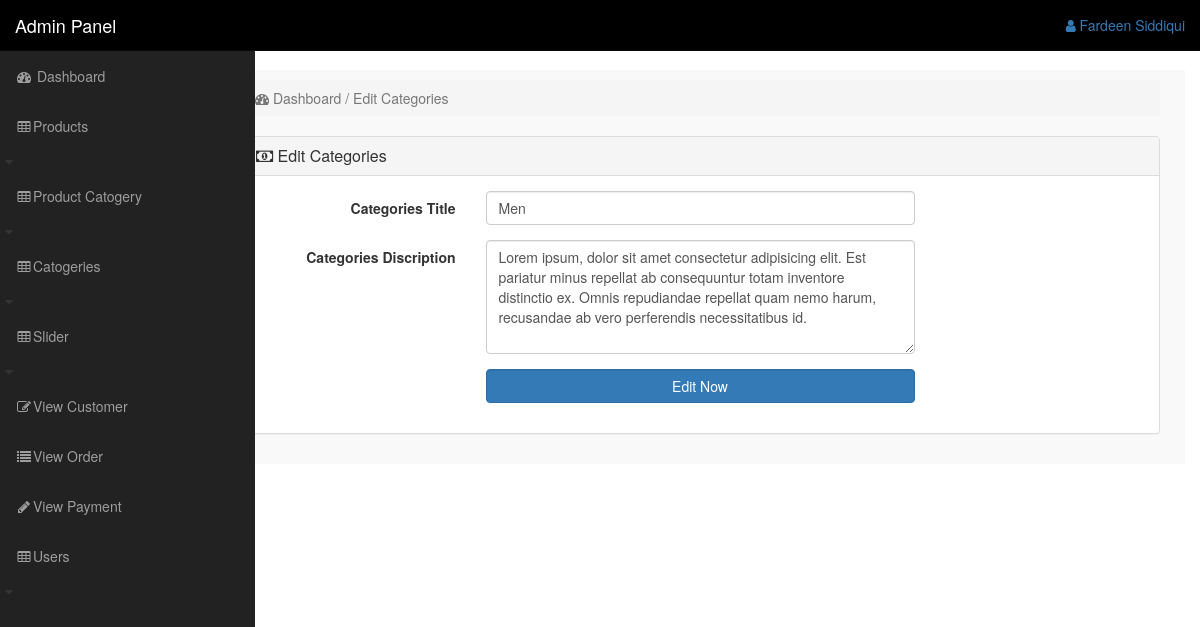
Screenshot of /admin_area/index.php?e_cat=1 (signed in) with the database file from the repository.
### tables this page shows
CREATE TABLE `categories` (
  `cat_id` int(100) NOT NULL,
  `cat_title` text NOT NULL,
  `cat_desc` text NOT NULL
);

### admin_area/e_cat.php (the view, shortened to what this page needs)
<?php
    if(!isset($_SESSION['admin_email'])){
        echo "<script>window.open('login.php','_self')</script>";
    }else{
?>
<?php
    if(isset($_GET['e_cat'])){
        $edit_cat_id = $_GET['e_cat'];
        $get_cat = "select * from categories where cat_id='$edit_cat_id'";
        $run_cat_edit = mysqli_query($con,$get_cat);
        $row_edit = mysqli_fetch_array($run_cat_edit);
        $cat_title = $row_edit['cat_title'];
        $cat_desc = $row_edit['cat_desc'];
    }
?>
    <div class="row">
        <div class="col-lg-12">
            <ol class="breadcrumb">
                <li class="active">
                    <i class="fa fa-dashboard"></i> Dashboard / Edit Categories
                </li>
            </ol>
        </div>
    </div>
    <div class="row">
        <div class="col-lg-12">
            <div class="panel panel-default">
                <div class="panel-heading">
                    <h3 class="panel-title">
                        <i class="fa fa-money fa-w"></i> Edit Categories
                    </h3>
                </div>
                <div class="panel-body">
                <form action="" class="form-horizontal" method="post">
                    <div class="form-group">
                        <label for="" class="col-md-3 control-label">Categories Title</label>
                        <div class="col-md-6">
                            <input type="text" class="form-control" name="cat_title" value="<?php echo $cat_title; ?> ">
                        </div>
                    </div>
                    <div class="form-group">
                        <label for="" class="col-md-3 control-label">Categories Discription</label>
                        <div class="col-md-6">
                            <textarea type="text" class="form-control" rows="5" name="cat_desc" ><?php echo $cat_desc; ?></textarea>
                        </div>
                    </div>
                    <div class="form-group">
                        <label for="" class="col-md-3 control-label"></label>
                        <div class="col-md-6">
                            <input type="submit" class="btn btn-primary form-control" name="update" value="Edit Now">
                        </div>
                    </div>
                </form>
                </div>
            </div>
        </div>
    </div>
<?php } ?>

### admin_area/includes/sidebar.php (shortened to what this page needs)
<?php
     if(!isset($_SESSION['admin_email'])){
        echo "<script>window.open('login.php','_self')</script>";
    }else{
?>
<nav class="navbar navbar-inverse navbar-fixed-top" style="background:black">
    <div class="navbar-header">
        <a href="index.php?dashboard" class="navbar-brand">Admin Panel</a>
    </div>
    <ul class="nav navbar-right top-nav">
        <li class="dropdown">
            <a href="#" class="dropdown-toggle" data-toggle="dropdown">
                <i class="fa fa-user"></i> <?php echo $admin_name ?>
            </a>
        </li>
    </ul>
    <div class="collapse navbar-collapse navbar-exl-collapse">
        <ul class="nav navbar-nav side-nav">
            <li>
                <a href="index.php?dashboard">
                    <i class="fa fa-fw fa-dashboard"></i> Dashboard
                </a>
            </li>
            <li>
                <a href="#" data-toggle="collapse" data-target="#products">
                    <i class="fa fa-fw fa-table"></i>Products </a>
                    <i class="fa fa-fw fa-caret-down"></i>
            </li>
            <li>
                <a href="#" data-toggle="collapse" data-target="#product_cat">
                    <i class="fa fa-fw fa-table"></i>Product Catogery</a>
                    <i class="fa fa-fw fa-caret-down"></i>
            </li>
            <li>
                <a href="#" data-toggle="collapse" data-target="#categories">
                    <i class="fa fa-fw fa-table"></i>Catogeries </a>
                    <i class="fa fa-fw fa-caret-down"></i>
            </li>
            <li>
                <a href="#" data-toggle="collapse" data-target="#slider">
                    <i class="fa fa-fw fa-table"></i>Slider </a>
                    <i class="fa fa-fw fa-caret-down"></i>
            </li>
            <li>
                <a href="index.php?view_customer">
                    <i class="fa fa-fw fa-edit"></i>View Customer
                </a>
            </li>
            <li>
                <a href="index.php?view_order">
                    <i class="fa fa-fw fa-list"></i>View Order
                </a>
            </li>
            <li>
                <a href="index.php?view_payment">
                    <i class="fa fa-fw fa-pencil"></i>View Payment
                </a>
            </li>
            <li>
                <a href="#" data-toggle="collapse" data-target="#users">
                    <i class="fa fa-fw fa-table"></i>Users </a>
                    <i class="fa fa-fw fa-caret-down"></i>
            </li>
        </ul>
    </div>
</nav>
    <?php } ?>

### admin_area/css/style.css (style rules this page uses)
body { margin-top: 70px; }
.top-nav { padding: 0 15px; }
.top-nav>li>a { padding-top: 15px; padding-bottom: 15px; line-height: 20px; }
@media (min-width : 768px) { .side-nav { position: fixed; top: 51px; width: 255px; border-radius: 0; overflow-y: auto; background-color: #222; bottom: 0; overflow-x: hidden; padding-bottom: 40px; } }
@media (min-width : 768px) { .side-nav>li>a { width: 255px; } }

### rows the page displays
categories: cat_title "Men", cat_desc "Lorem ipsum, dolor sit amet consectetur adipisicing elit. Est pariatur minus repellat ab consequuntur totam inventore distinctio ex. Omnis repudiandae repellat quam nemo harum, recusandae ab vero perferendis necessitatibus id."

### other values shown
$admin_name "Fardeen Siddiqui"
